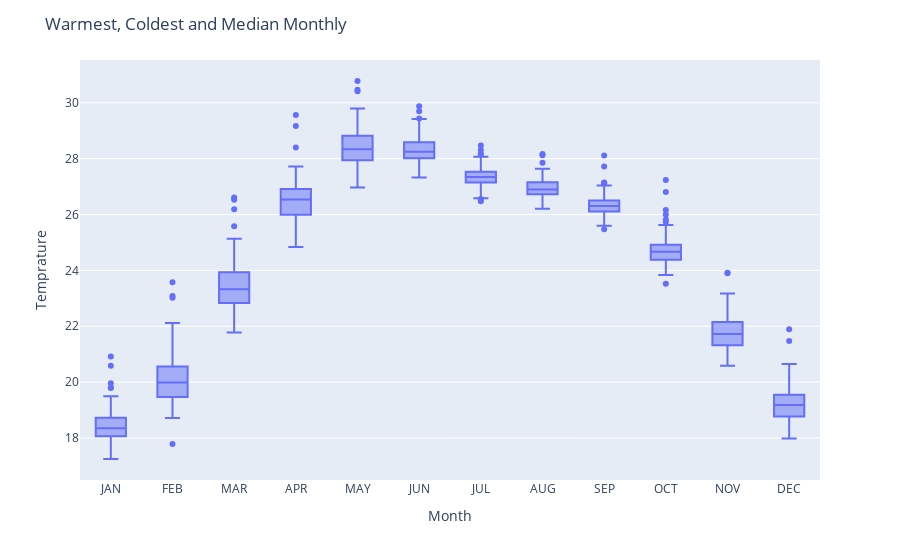

Notebook source saved alongside this figure:
### Markdown cell above
Warmest / Coldest / Average

### Code cell
fig = px.box(data1, 'Month', 'Temprature')
fig.update_layout(title='Warmest, Coldest and Median Monthly')
fig.show()

### Figure 1 — Plotly figure (JSON) as saved in the notebook; plotly's stock layout.template omitted (floating-point values rounded to 4 significant figures; data arrays with more than 128 entries replaced by an {"elided": "..."} marker saying what was removed)
{"data": [{"alignmentgroup": "True", "hovertemplate": "Month=%{x}<br>Temprature=%{y}<extra></extra>", "legendgroup": "", "marker": {"color": "#636efa"}, "name": "", "notched": false, "offsetgroup": "", "orientation": "v", "showlegend": false, "type": "box", "x": {"elided": "1404 str values"}, "x0": " ", "xaxis": "x", "y": {"elided": "1404 float values"}, "y0": " ", "yaxis": "y"}], "layout": {"boxmode": "group", "legend": {"tracegroupgap": 0}, "margin": {"t": 60}, "title": {"text": "Warmest, Coldest and Median Monthly"}, "xaxis": {"anchor": "y", "domain": [0, 1], "title": {"text": "Month"}}, "yaxis": {"anchor": "x", "domain": [0, 1], "title": {"text": "Temprature"}}}}
